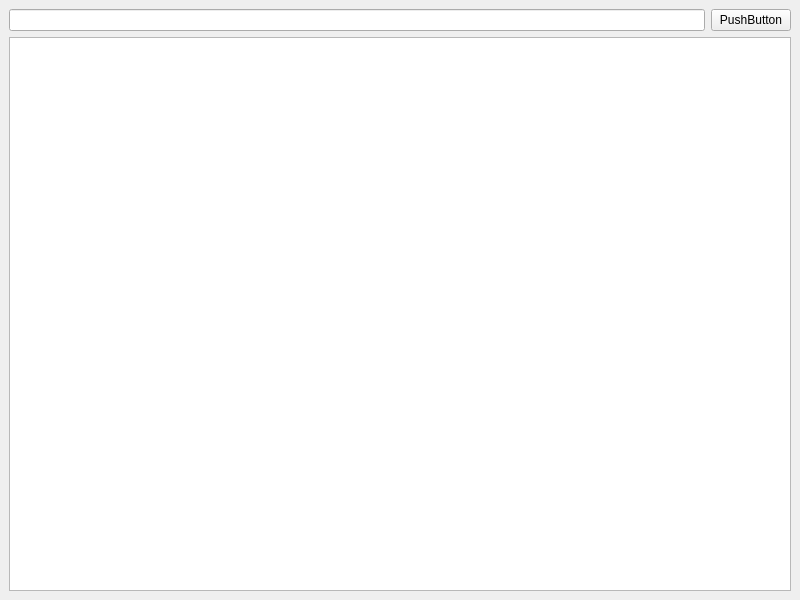
<?xml version="1.0" encoding="UTF-8"?>
<ui version="4.0">
 <class>MainWindow</class>
 <widget class="QMainWindow" name="MainWindow">
  <property name="geometry">
   <rect>
    <x>0</x>
    <y>0</y>
    <width>800</width>
    <height>600</height>
   </rect>
  </property>
  <property name="windowTitle">
   <string>MainWindow</string>
  </property>
  <widget class="QWidget" name="centralwidget">
   <layout class="QGridLayout" name="gridLayout_2">
    <item row="0" column="0">
     <layout class="QGridLayout" name="gridLayout">
      <item row="0" column="0">
       <widget class="QLineEdit" name="lineEdit"/>
      </item>
      <item row="0" column="1">
       <widget class="QPushButton" name="pushButton">
        <property name="text">
         <string>PushButton</string>
        </property>
       </widget>
      </item>
      <item row="1" column="0" colspan="2">
       <widget class="QTextBrowser" name="textBrowser"/>
      </item>
     </layout>
    </item>
   </layout>
  </widget>
 </widget>
 <resources/>
 <connections/>
</ui>
